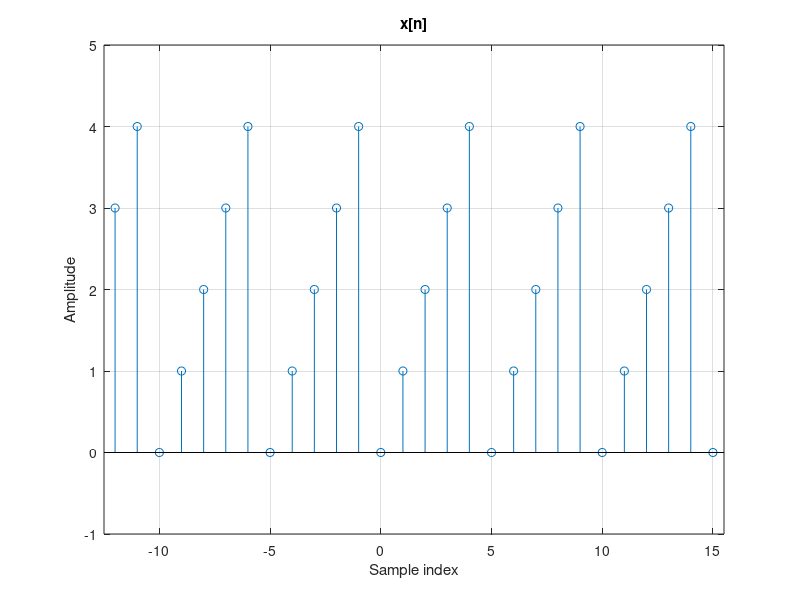

MATLAB code for this plot:
% Script: exdt_3_4.m
Omega0 = 2*pi/5;   % Fundamental angular frequency in radians
k = [0:4];
% Find the DTFS coefficients
c = 1/5*(exp(-j*Omega0*k)+2*exp(-j*Omega0*2*k)+...
  3*exp(-j*Omega0*3*k)+4*exp(-j*Omega0*4*k));   % Eqn. (3.21)
% To verify, construct the signal x[n] from DTFS coefficients
n = [-12:15];      % Vector of sample indices
x = zeros(size(n));
for k=0:4          % Implement Eqn. (3.18)
  x = x+c(k+1)*exp(j*k*Omega0*n);  
end
stem(n,real(x)); grid;
axis([-12.5,15.5,-1,5]);
xlabel('Sample index');
ylabel('Amplitude');
title('x[n]');
